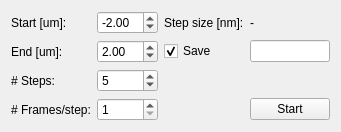
<?xml version="1.0" encoding="UTF-8"?>
<ui version="4.0">
 <class>Form</class>
 <widget class="QWidget" name="Form">
  <property name="geometry">
   <rect>
    <x>0</x>
    <y>0</y>
    <width>311</width>
    <height>119</height>
   </rect>
  </property>
  <property name="windowTitle">
   <string>Piezoscan</string>
  </property>
  <layout class="QGridLayout" name="gridLayout">
   <item row="3" column="0">
    <widget class="QLabel" name="label_7">
     <property name="text">
      <string>Start [um]:</string>
     </property>
    </widget>
   </item>
   <item row="4" column="0">
    <widget class="QLabel" name="label_8">
     <property name="text">
      <string>End [um]:</string>
     </property>
    </widget>
   </item>
   <item row="5" column="0">
    <widget class="QLabel" name="label_9">
     <property name="text">
      <string># Steps:</string>
     </property>
    </widget>
   </item>
   <item row="3" column="1">
    <widget class="QDoubleSpinBox" name="doubleSpinBoxStart">
     <property name="minimum">
      <double>-99.989999999999995</double>
     </property>
     <property name="value">
      <double>-2.000000000000000</double>
     </property>
    </widget>
   </item>
   <item row="4" column="1">
    <widget class="QDoubleSpinBox" name="doubleSpinBoxEnd">
     <property name="minimum">
      <double>-99.000000000000000</double>
     </property>
     <property name="value">
      <double>2.000000000000000</double>
     </property>
    </widget>
   </item>
   <item row="5" column="1">
    <widget class="QSpinBox" name="spinBoxNSteps">
     <property name="minimum">
      <number>2</number>
     </property>
     <property name="maximum">
      <number>9999</number>
     </property>
     <property name="value">
      <number>5</number>
     </property>
    </widget>
   </item>
   <item row="6" column="3">
    <widget class="QPushButton" name="pushButtonScan">
     <property name="enabled">
      <bool>true</bool>
     </property>
     <property name="text">
      <string>Start</string>
     </property>
    </widget>
   </item>
   <item row="6" column="0">
    <widget class="QLabel" name="label_2">
     <property name="text">
      <string># Frames/step:</string>
     </property>
    </widget>
   </item>
   <item row="6" column="1">
    <widget class="QSpinBox" name="spinBoxNFrames">
     <property name="minimum">
      <number>1</number>
     </property>
     <property name="maximum">
      <number>100</number>
     </property>
     <property name="value">
      <number>1</number>
     </property>
    </widget>
   </item>
   <item row="3" column="2">
    <widget class="QLabel" name="label_11">
     <property name="text">
      <string>Step size [nm]:</string>
     </property>
    </widget>
   </item>
   <item row="3" column="3">
    <widget class="QLabel" name="labelStepSize">
     <property name="text">
      <string>-</string>
     </property>
    </widget>
   </item>
   <item row="4" column="2">
    <widget class="QCheckBox" name="checkBoxSave">
     <property name="text">
      <string>Save</string>
     </property>
     <property name="checked">
      <bool>true</bool>
     </property>
    </widget>
   </item>
   <item row="4" column="3">
    <widget class="QLineEdit" name="lineEditFile"/>
   </item>
  </layout>
 </widget>
 <resources/>
 <connections/>
</ui>
